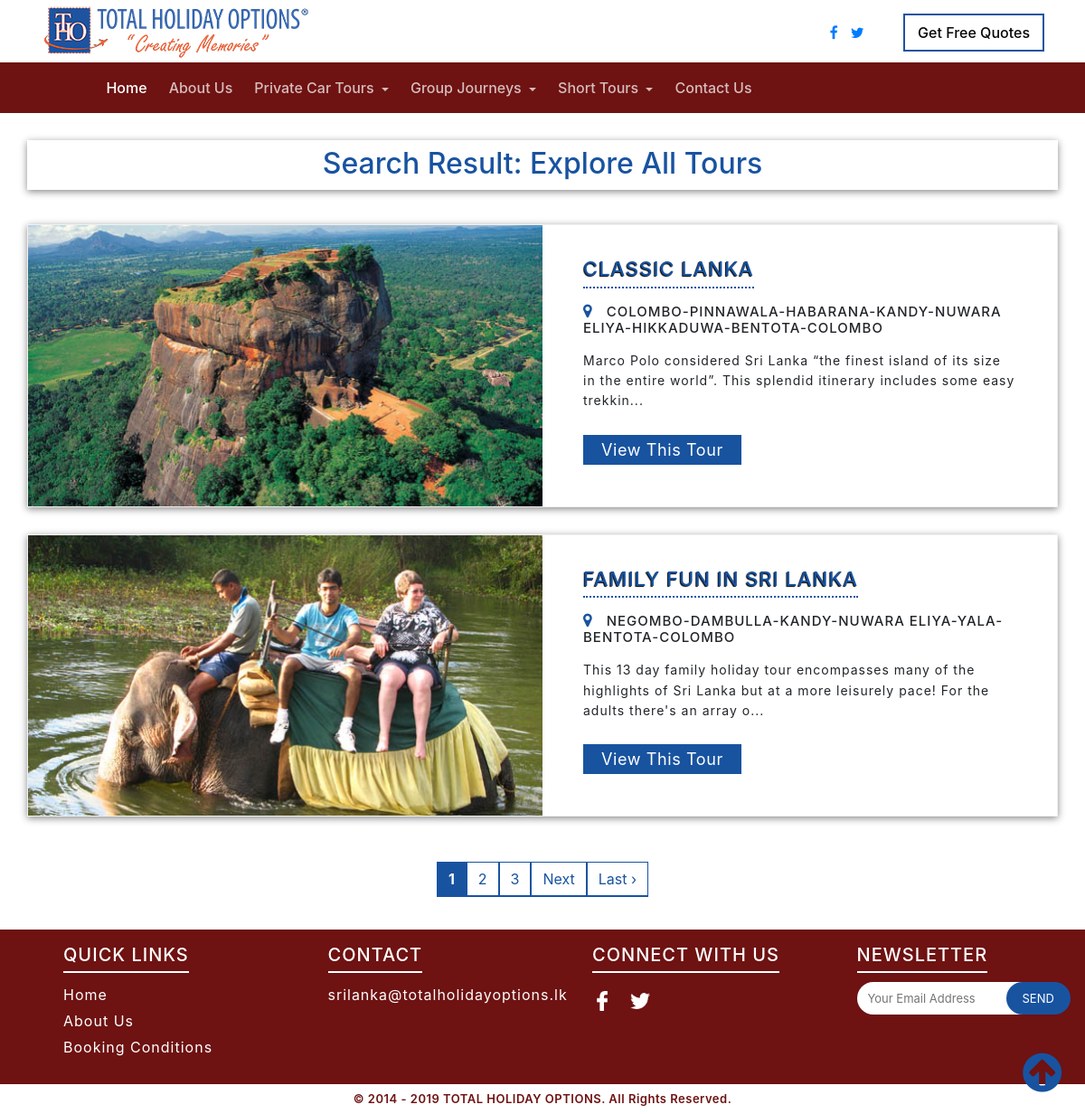
The app's page /explore-all with its own data.
### tables this page shows
CREATE TABLE `category` (
  `id` int(11) NOT NULL,
  `name` text NOT NULL,
  `alias` text NOT NULL,
  `parent` text NOT NULL,
  `description` varchar(300) NOT NULL,
  `image` varchar(200) NOT NULL,
  `alt` text NOT NULL,
  `created_on` datetime NOT NULL,
  `update_on` datetime NOT NULL,
  `ip` varchar(64) NOT NULL
);

CREATE TABLE `package` (
  `id` int(11) NOT NULL,
  `title` text NOT NULL,
  `alias` text NOT NULL,
  `category` varchar(64) NOT NULL,
  `duration` int(11) NOT NULL,
  `availability_from` date NOT NULL,
  `availability_to` date NOT NULL DEFAULT '0000-00-00',
  `marquee` text NOT NULL,
  `offer` text NOT NULL,
  `discounted_price` int(11) NOT NULL,
  `price` int(11) NOT NULL,
  `tour_route_from` text NOT NULL,
  `tour_route_to` text NOT NULL,
  `route` varchar(250) NOT NULL,
  `itinerary` text NOT NULL,
  `details` text NOT NULL,
  `exclusion` text NOT NULL,
  `inclusions` text NOT NULL,
  `essential_information` text NOT NULL,
  `banner_image` varchar(100) NOT NULL,
  `banner_alt` varchar(64) NOT NULL,
  `map_image` varchar(100) NOT NULL,
  `map_alt` varchar(64) NOT NULL,
  `search_image` varchar(100) NOT NULL,
  `search_alt` varchar(64) NOT NULL,
  `price_include` text NOT NULL,
  `relative` varchar(100) NOT NULL,
  `created_on` datetime NOT NULL,
  `update_on` datetime NOT NULL
);

### application/controllers/Home.php (called while the page is built, shortened)
<?php defined("BASEPATH") OR exit ('No direct script access allowed');
class Home extends CI_Controller{
function __construct(){
if(isset($_SERVER['HTTPS']) && $_SERVER['HTTPS'] === 'on'){
    $link = "https";
}
else{
    $link = "http";
}
$link .= "://".$_SERVER['HTTP_HOST'].$_SERVER['REQUEST_URI'];
   $this->load->model('cat');
   $category = $this->cat->all_parent();
   $this->load->model('packages');
   $pack = $this->packages->package_list();
   $this->load->model('meta_data_model');
   $meta = $this->meta_data_model->get_search_data($link);
   $this->load->view('frontend/theme/header', array('row' => $category, 'list'=>$pack, 'meta_data'=>$meta, ));
}
   public function all_toures()
    {
      $this->load->model('packages');
   $str="Explore All Tours";
            $this->load->library('pagination');
            $config = array();
            $config['base_url']= base_url()."/home/all_toures";
            $config['total_rows'] = $this->packages->all_pack($str);
            $config['per_page']= 2;
            $config['uri_segment']=3;
            $config['prev_link']='Previous';
            $config['next_link']='Next';
            $config['reuse_query_string']=true;
            $this->pagination->initialize($config);
            $page=($this->uri->segment(3)) ? $this->uri->segment(3) : 0 ;
            $result = $this->packages->all_limit_row($config['per_page'], $page);
            $links = $this->pagination->create_links();
   $this->load->view('frontend/search_result', array('result' => $result,'str'=>$str,'links'=>$links,));
  }
}

### index.php (called while the page is built, shortened)
<?php
require_once BASEPATH.'core/CodeIgniter.php';

### application/models/Cat.php (called while the page is built, shortened)
<?php
class Cat extends CI_Model{
   public function all_parent(){
      $this->db->select('id,name,alias');
      $info =$this->db->get('category');
      return $info->result_array();
   }
}

### application/models/Packages.php (called while the page is built, shortened)
<?php
class Packages extends CI_Model{
   public function package_list(){
      $this->db->select('id,title,alias,category');
   $table = $this->db->get('package');
       return $table->result_array();
   }
public function all_pack($str=false){
   $top =  $this->db->select('package.id,package.alias,package.title,package.search_image,package.map_alt,package.duration,package.offer,package.details,package.route,category.alias as cat_alias')
                     ->join('category','package.category=category.id','inner')
                     ->get('package');
return count($top->result_array());
}
   public function all_limit_row($limit,$start){
          $d= $this->db->select('package.id,package.alias,package.title,package.search_image,package.map_alt,package.duration,package.offer,package.details,package.route,category.alias as cat_alias')
                     ->join('category','package.category=category.id','inner')
                     ->limit($limit,$start)
                     ->get('package');
            $d=$d->result_array();
            return($d);
}
}

### application/views/frontend/search_result.php (the view, shortened to what this page needs)
<section class="section_search">
	<div class="container">
		<div class="row">
			<div class="col-lg-12 col-md-12 col-sm-12 col-xs-12 search_page_heading">
				<h1>Search Result: <?php echo $str;?></h1>
			</div>
<?php
if(empty($result)){ ?>
	<div class="col-lg-12 col-md-12 col-sm-12 col-xs-12 text-center">
<h2> Sorry No Result Found ! ! !</h2>
			</div>
<?php }
else{
foreach ($result as $value) { ?>
				<div class="col-lg-12 col-md-12 col-sm-12 col-xs-12 search_page_main">
				<div class="col-lg-6 col-md-6 col-sm-12 col-xs-12 search_page_left">
					<img src="<?php echo base_url('uploads/package/'.$value["search_image"]); ?>">
				</div>
				<div class="col-lg-6 col-md-6 col-sm-12 col-xs-12 search_page_right">
					<div class="search_page_text">
						<h4><?php echo $value['title'] ;?></h4>
						<h5><i class="fa fa-map-marker"> </i> <?php echo $value['route']?> </h5>
						<p> <?php echo substr($value['details'],0,150);?>...</p>
						<a href="<?php echo base_url($value['cat_alias']."/".$value['alias']);?>"> View This Tour </a>
					</div>
				</div>
			</div>
<?php } } ?>
	 <div class="col-lg-12 col-md-12 col-sm-12 col-xs-12 for_pagination ">
	 	<ul class="pagination justify-content-center">
						  <?php echo $links ;?>
						  </ul>
					</div>
			 	</div>
	</div>
</section>

### application/views/frontend/theme/header.php (shortened to what this page needs)
 <!DOCTYPE html>
<html lang="en">
<head>
<link rel="stylesheet" type="text/css" href="<?php echo base_url()."assets/"?>frontend/css/main-styles.css">
	<link rel="stylesheet" type="text/css" href="<?php echo base_url()."assets/"?>frontend/css/responsive.css">
	<link rel="stylesheet" href="<?php echo base_url()."assets/"?>frontend/font_awesome/css/font-awesome.min.css">
	<link rel="stylesheet" href="<?php echo base_url()."assets/"?>frontend/css/bootstrap.min.css">
<link rel="stylesheet" type="text/css" href="<?php echo base_url()."assets/"?>frontend/css/inner_styles.css">
<link rel="stylesheet" type="text/css" href="<?php echo base_url()."assets/"?>frontend/css/search_styles.css">
<link rel="stylesheet" type="text/css" href="<?php echo base_url()."assets/"?>frontend/css/contact_styles.css">
<link rel="stylesheet" type="text/css" href="<?php echo base_url()."assets/"?>frontend/css/about_styles.css">
<link rel="stylesheet" type="text/css" href="<?php echo base_url()."assets/"?>frontend/css/booking_styles.css">
<link rel="stylesheet" href="<?php echo base_url()."assets/"?>frontend/css/jquery-ui.css">
<link rel="stylesheet" href="<?php echo base_url()."assets/"?>frontend/css/animate.min.css">
</head>
<body>
<section class="section1">
	<header class="page-header">
<div class="top_bar">
			<div class="container">
				<div class="row">
					<div class="col d-flex flex-row">
						<div class="logo"><a href="<?php echo base_url(); ?>"><img src="<?php echo base_url("assets/frontend/images/THO-logo.png") ?>" alt="Logo"></a></div>
						<div class="social">
							<ul class="social_list">
								<li class="social_list_item social_list_item1" title=""><a href="https://www.facebook.com/TOTALHOLIDAYOPTIONS" target="_blank" title="Facebook"><i class="fa fa-facebook" aria-hidden="true"></i></a></li>
								<li class="social_list_item social_list_item2" title=""><a href="http://www.twitter.com/thoworldwide" target="_blank" title="Twitter"><i class="fa fa-twitter" aria-hidden="true"></i></a></li>
							</ul>
						</div>
						<div class="user_box ml-auto">
							<div class="user_box_login user_box_link"><button data-toggle="modal" data-target="#free_quotes">Get Free Quotes</button></div>
						</div>
					</div>
</div>
				</div>
			</div>
		<nav class="navbar navbar-expand-md navbar-dark sticky-top" data-toggle="sticky-onscroll">
				<div class="collapse navbar-collapse" id="collapsibleNavbar">
					<ul class="navbar-nav">
						  <li class="nav-item active">
							<a class="nav-link" href="<?php echo base_url();?>">Home</a>
						  </li>
						  <li class="nav-item">
							<a class="nav-link" href="<?php echo base_url('about-us');?>">About Us</a>
						  </li>
		<?php
foreach ($row as  $value) {
   ?>
						  <li class="nav-item dropdown">
							<a class="nav-link dropdown-toggle" data-toggle="dropdown" href="#"> <?php echo $value['name']; ?> </a>
						  </li>
<?php } ?>
						  <li class="nav-item">
							<a class="nav-link" href="<?php echo base_url('contact-us');?>">Contact Us</a>
						  </li>
					</ul>
				</div>
		</nav>
	</header>
</section>

### assets/frontend/css/main-styles.css (style rules this page uses)
* { box-sizing: border-box; }
html { scroll-behavior: smooth; }
body { margin: 0; font-family:'Lato', sans-serif ; letter-spacing: normal; min-width: 100%; min-height: 100%; -webkit-box-sizing: border-box !important; -moz-box-sizing: border-box !important; -ms-box-sizing: border-box !important; box-sizing: border-box !important; overflow-x: hidden; height:100%; }
a { border:none!important; }
.sticky-top { background-color: #6e1212!important; }
.navbar-dark .navbar-nav .nav-link { color: #ffffffb8!important; font-weight: 500; font-size: 16px; }
.navbar-dark .navbar-nav .active>.nav-link { color: #fff!important; transition: all .3s ease-in-out; }
.navbar-nav { padding-left: 8%!important; width: 100%; }
#collapsibleNavbar .nav-item { margin-right: 8px; }
.dropdown-toggle::after { vertical-align: middle!important; }
.social_list { list-style: none; display: inline-flex; margin-top: 24px; }
.social_list_item { margin-right: 14px; }
.user_box_link button { width: auto; display: block; line-height: 36px; color: #070707; border: 2px solid #1e549f!important; background: 0 0; cursor: pointer; font-weight: 500; text-align: center; padding-left: 14px; padding-right: 14px; font-size: 16px; }
.user_box_login { margin-top: 15px; }
.section1 { clear: both; }

### assets/frontend/css/responsive.css (style rules this page uses)
@media only screen and (min-width:1200px) { .logo { width:75%; } }

### assets/frontend/css/search_styles.css (style rules this page uses)
.search_page_heading { padding: 30px; padding-left: 0; padding-right: 0; }
.search_page_heading h1 { text-align: center; font-size: 32px; padding: 8px; padding-top: 0; padding-bottom: 4px; color: #1853a0; line-height: 1.6; box-shadow: 0px 2px 8px #888888; }
.search_page_main { margin-bottom: 30px; display: inline-flex; border: 1px solid #f1f1f1; padding-left: 0px; padding-right: 0px; box-shadow: 0px 2px 8px #888888; }
.search_page_left img { width: 100%; height: 100%; transition: transform .2s; }
.search_page_left { overflow: hidden; padding-left: 0; padding-right: 0; }
.search_page_right { padding: 35px 45px; }
.search_page_text { line-height: 1.8; letter-spacing: 1px; text-align: left; }
.search_page_text a { padding: 6px; line-height: 3; letter-spacing: 0.6px; padding-left: 20px; font-size: 18px; padding-right: 20px; background-color: #1853a0; color: white; width: 100%; text-align: center; cursor: pointer; }
.search_page_text h4 { margin-bottom: 16px; border-bottom: 2px dotted #1853a0; width: max-content; padding-bottom: 6px; text-transform: uppercase; max-width: 100%; font-size: 22px; text-shadow: -1px 1px 1px #000; color: #1853a0; }
.search_page_text h5 { font-size: 15px; text-align: left; text-transform: uppercase; }
.for_pagination a { border: 1px solid #1853a0!important; outline: none; color: #1853a0; background-color: #fff; position: relative; display: block; padding: .5rem .75rem; line-height: 1.25; border-bottom: 2px solid #1853a0!important; }
.for_pagination strong { border: 1px solid #1853a0!important; outline: none; color: #fff; background-color: #1853a0; position: relative; display: block; padding: .5rem .75rem; line-height: 1.25; }
.search_page_text .fa-map-marker { color: #1853a0; margin-right: 10px; font-size: 17px; }
.search_page_text p { font-size:14px; line-height: 1.6; }
.for_pagination { padding: 20px 0px; }

### records on screen
category: name "Private Car Tours"
category: name "Group Journeys"
category: name "Short Tours"
package: search_image (picture), title "CLASSIC LANKA", route "COLOMBO-PINNAWALA-HABARANA-KANDY-NUWARA ELIYA-HIKKADUWA-BENTOTA-COLOMBO", details "Marco Polo considered Sri Lanka “the finest island of its size in the entire world”. This splendid itinerary includes some easy trekkin"
package: search_image (picture), title "FAMILY FUN IN SRI LANKA", route "NEGOMBO-DAMBULLA-KANDY-NUWARA ELIYA-YALA-BENTOTA-COLOMBO", details "This 13 day family holiday tour encompasses many of the highlights of Sri Lanka but at a more leisurely pace! For the adults there's an array o"

### other values on screen
$str "Explore All Tours"
$links "1 2 3 Next Last ›"
